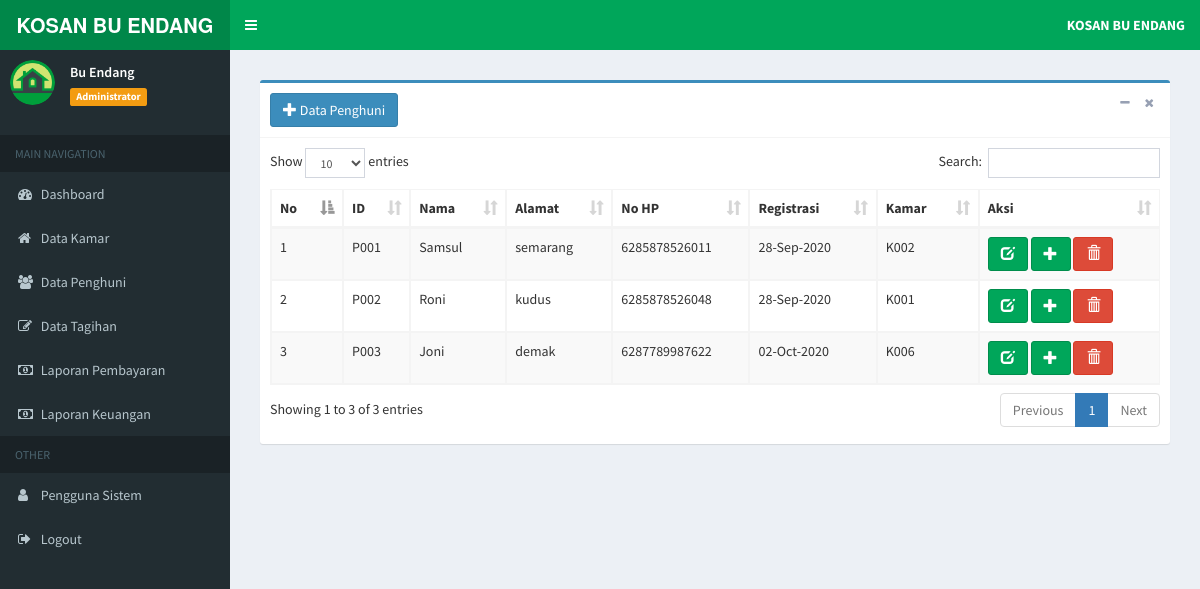
The page /index.php?page=data-penghuni (signed in) on the database its author committed.
### tables this page shows
CREATE TABLE `tb_penghuni` (
  `id_penghuni` varchar(6) NOT NULL,
  `nama` varchar(20) NOT NULL,
  `alamat` text NOT NULL,
  `no_hp` varchar(15) NOT NULL,
  `tgl_reg` date NOT NULL,
  `password` varchar(15) NOT NULL,
  `level` varchar(5) NOT NULL DEFAULT 'PHN',
  `id_kamar` varchar(6) NOT NULL
);

### admin/penghuni/data_penghuni.php (the view)
<section class="content">
	<div class="box box-primary">
		<div class="box-header with-border">
			<a href="?page=add-penghuni" title="Tambah Data" class="btn btn-primary">
				<i class="glyphicon glyphicon-plus"></i> Data Penghuni</a>
			<div class="box-tools pull-right">
				<button type="button" class="btn btn-box-tool" data-widget="collapse">
					<i class="fa fa-minus"></i>
				</button>
				<button type="button" class="btn btn-box-tool" data-widget="remove">
					<i class="fa fa-remove"></i>
				</button>
			</div>
		</div>
		<div class="box-body">
			<div class="table-responsive">
				<table id="example1" class="table table-bordered table-striped">
					<thead>
						<tr>
							<th>No</th>
							<th>ID</th>
							<th>Nama</th>
							<th>Alamat</th>
							<th>No HP</th>
							<th>Registrasi</th>
							<th>Kamar</th>
							<th>Aksi</th>
						</tr>
					</thead>
					<tbody>
						<?php
                  $no = 1;
                  $sql = $koneksi->query("SELECT * from tb_penghuni");
                  while ($data= $sql->fetch_assoc()) {
                ?>
						<tr>
							<td>
								<?php echo $no++; ?>
							</td>
							<td>
								<?php echo $data['id_penghuni']; ?>
							</td>
							<td>
								<?php echo $data['nama']; ?>
							</td>
							<td>
								<?php echo $data['alamat']; ?>
							</td>
							<td>
								<?php echo $data['no_hp']; ?>
							</td>
							<td>
								<?php  $tgl = $data['tgl_reg']; echo date("d-M-Y", strtotime($tgl))?>
							</td>
							<td>
								<?php echo $data['id_kamar']; ?>
							</td>
							<td>
								<a href="?page=edit-penghuni&kode=<?php echo $data['id_penghuni']; ?>" title="Ubah"
								 class="btn btn-success">
									<i class="glyphicon glyphicon-edit"></i>
								</a>
								<a href="?page=add-teman&kode=<?php echo $data['id_penghuni']; ?>" title="Ubah"
								 class="btn btn-success">
									<i class="glyphicon glyphicon-plus"></i>
								</a>
								<a href="?page=del-penghuni&kode=<?php echo $data['id_penghuni']; ?>" onclick="return confirm('Yakin Hapus Data Ini ?')"
								 title="Hapus" class="btn btn-danger">
									<i class="glyphicon glyphicon-trash"></i>
							</td>
						</tr>
						<?php
                  }
                ?>
					</tbody>
				</table>
			</div>
		</div>
	</div>
</section>

### rows shown on the page
tb_penghuni: id_penghuni "P001", nama "Samsul", alamat "semarang", no_hp "6285878526011", tgl_reg "28-Sep-2020", id_kamar "K002"
tb_penghuni: id_penghuni "P002", nama "Roni", alamat "kudus", no_hp "6285878526048", tgl_reg "28-Sep-2020", id_kamar "K001"
tb_penghuni: id_penghuni "P003", nama "Joni", alamat "demak", no_hp "6287789987622", tgl_reg "02-Oct-2020", id_kamar "K006"

### other values the page prints
$data_nama "Bu Endang"
$data_level "Administrator"
